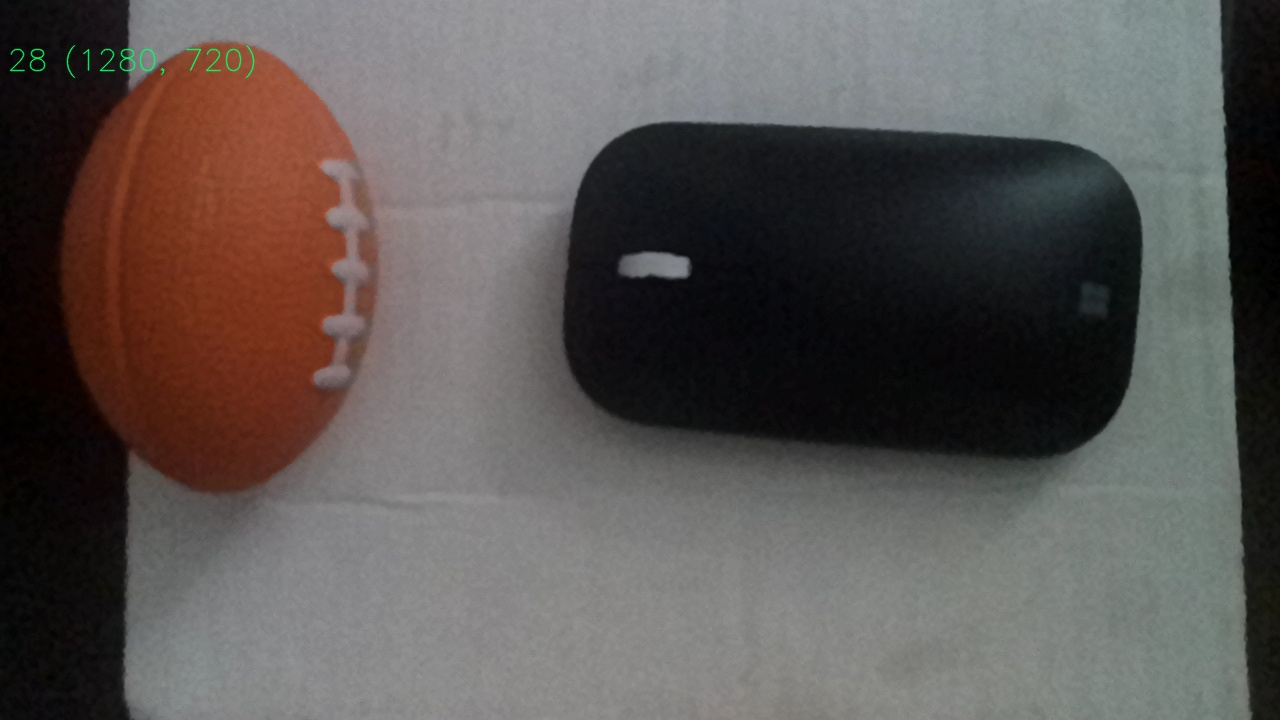
#> input picture CV-3/Que-4/image2.jpg, 1280 x 720 px, found by its file name
$ jupyter execute Image_Detect.ipynb
#> lines starting #> are read from the running program, lines starting #| are printed output that depends on the picture; after the words box and inside, x2 and y2 are one past the last pixel; in counts of white or black regions, pixels touching at a corner belong together
[cell 1]
import cv2
import matplotlib.pyplot as plt
def objectDetectionFromScratch(img):
    image = cv2.imread(img)
#> image is the input picture: shape (720, 1280, 3); mean B, G, R 83.9, 86.4, 92.1
    gray = cv2.cvtColor(image, cv2.COLOR_BGR2GRAY)
    blurred = cv2.GaussianBlur(gray, (3, 3), 0)
    edged = cv2.Canny(blurred, 10, 100)
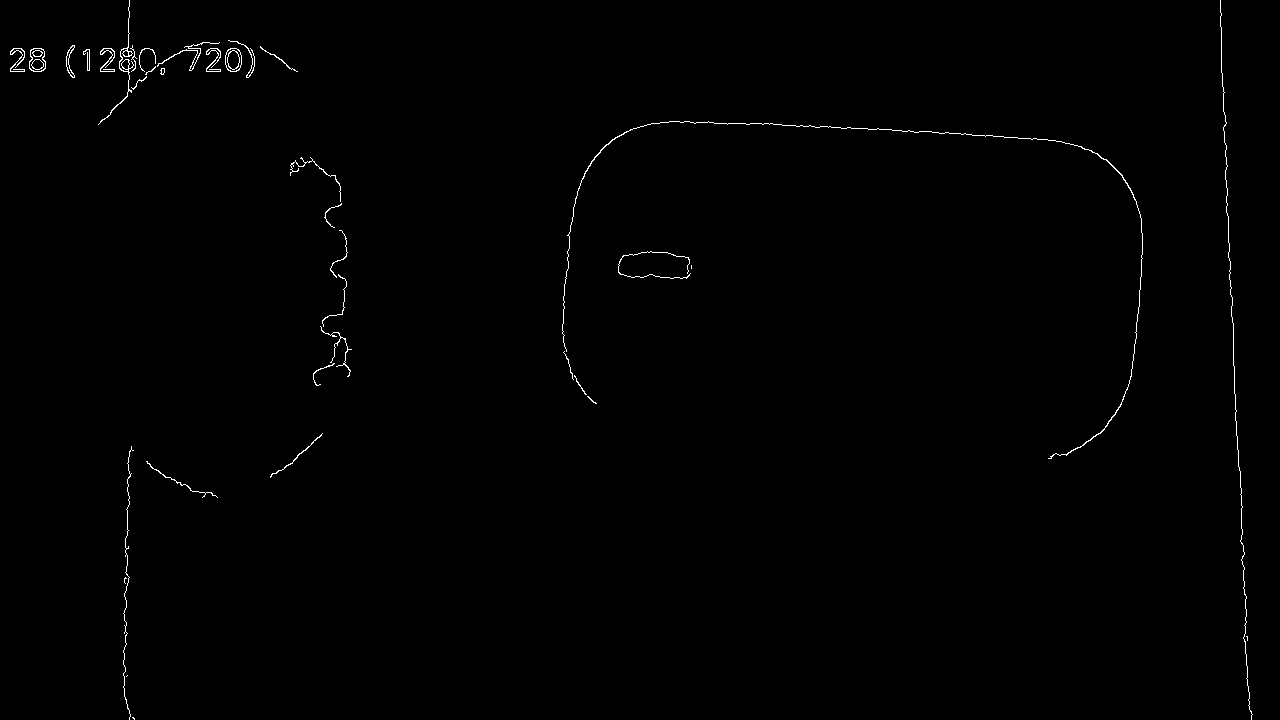
#> edged: shape (720, 1280); 0.5% white in thin lines or dots
    kernel = cv2.getStructuringElement(cv2.MORPH_RECT, (3, 3))
    dilate = cv2.dilate(edged, kernel, iterations=1)
#> dilate: shape (720, 1280); 1.6% white; 18 white regions
    contours, _ = cv2.findContours(dilate, cv2.RETR_EXTERNAL, cv2.CHAIN_APPROX_SIMPLE)
#> contours = 18 contours; largest, box (x1, y1, x2, y2) and area: (561, 120, 1144, 460) 2952, (97, 0, 221, 126) 1833, (617, 250, 693, 280) 1800, (1219, 0, 1254, 720) 1658, (312, 229, 353, 387) 1041
    image_copy = image.copy()
    cv2.drawContours(image_copy, contours, -1, (0, 255, 0), 2)
#> image_copy: shape (720, 1280, 3); 2.29% of pixels changed, all inside (x1, y1, x2, y2) = (8, 0, 1255, 720)
    print("objects were found in this image.")
    plt.axis('off')
    plt.imshow(image_copy,cmap='gray', vmin=0, vmax=255)
    plt.show()

img1 = "/users/iamns45/Desktop/CV/CV-3/Que-4/image2.jpg"
img2 = "/users/iamns45/Desktop/CV/CV-3/Que-4/image3.jpg"
objectDetectionFromScratch(img1)
objectDetectionFromScratch(img2)
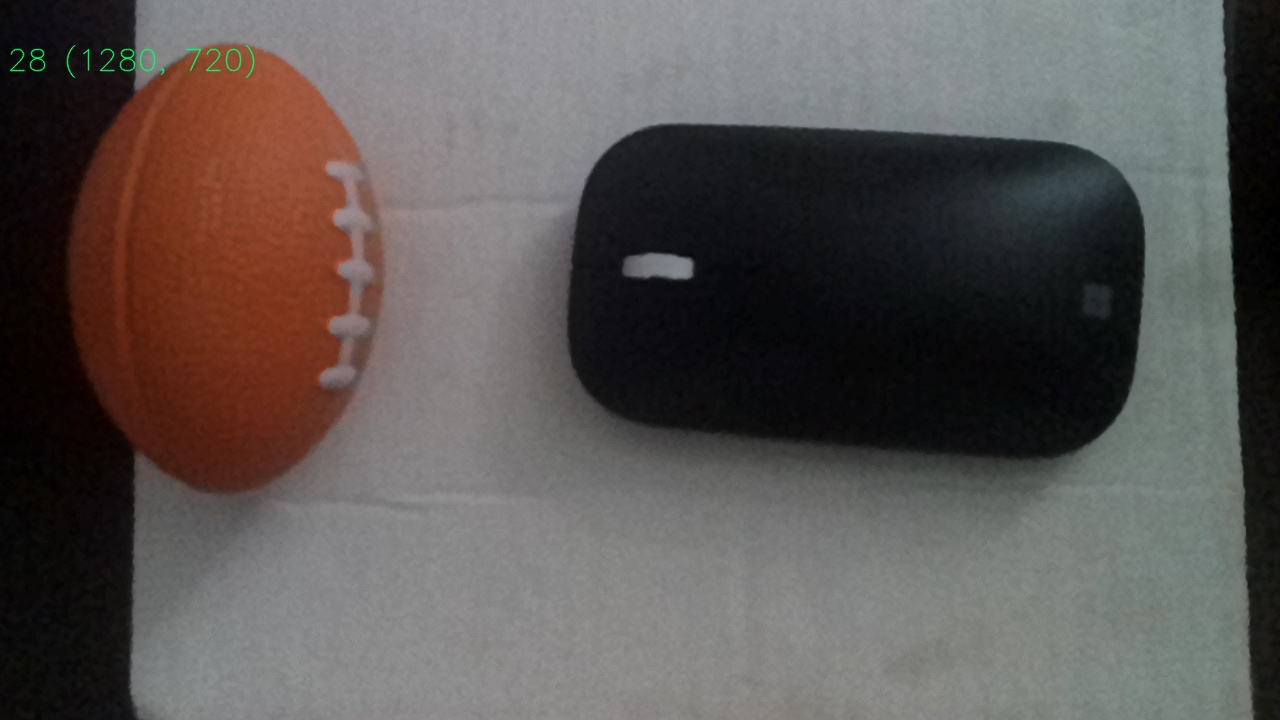
#> input picture CV-3/Que-4/image3.jpg, 1280 x 720 px, found by its file name
#> in objectDetectionFromScratch, image is the input picture: shape (720, 1280, 3); mean B, G, R 84, 86.3, 92
#> in objectDetectionFromScratch (call 2), `edged = cv2.Canny(blurred, 10, 100)`: edged: shape (720, 1280); 0.52% white in thin lines or dots
#> in objectDetectionFromScratch (call 2), `dilate = cv2.dilate(edged, kernel, iterations=1)`:
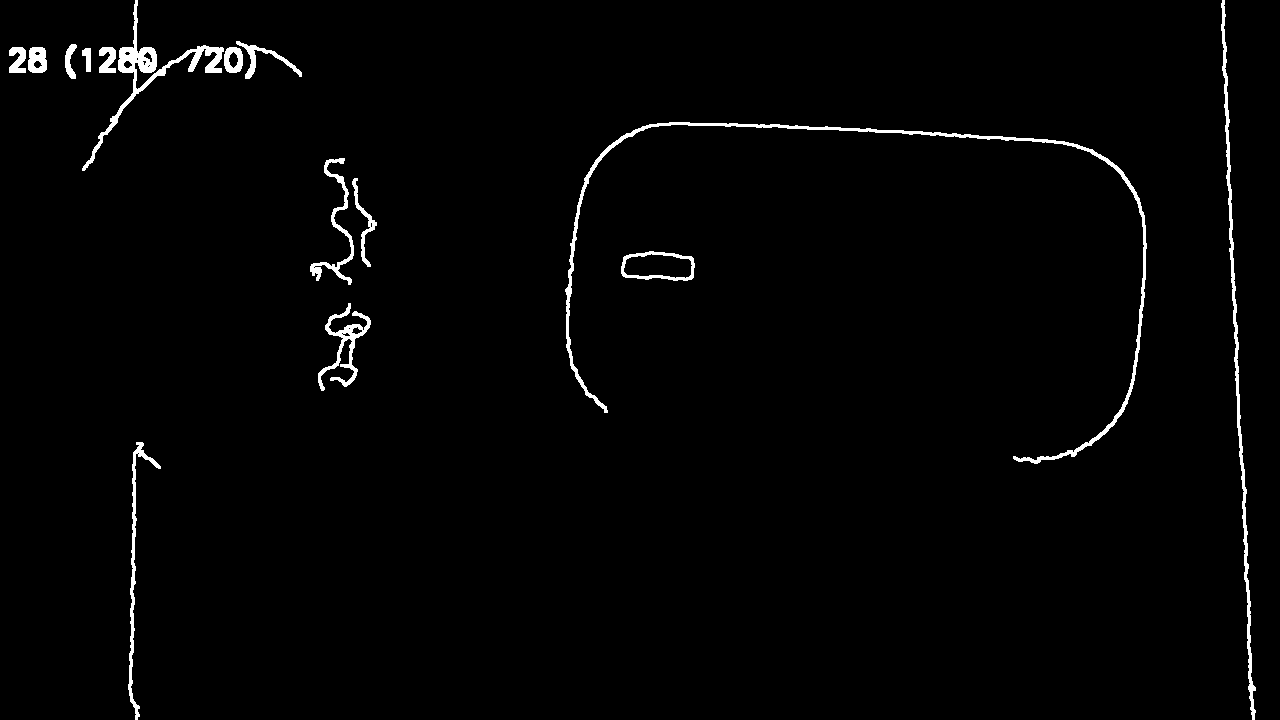
#> dilate: shape (720, 1280); 1.7% white; 15 white regions
#> in objectDetectionFromScratch (call 2), `contours, _ = cv2.findContours(dilate, cv2.RETR_EXTERNAL, cv2.CHAIN_AP..`: contours = 15 contours; largest, box (x1, y1, x2, y2) and area: (565, 122, 1147, 464) 3088, (82, 0, 224, 171) 2000, (621, 251, 695, 281) 1748, (1221, 0, 1256, 720) 1720, (318, 303, 371, 391) 934
#> in objectDetectionFromScratch (call 2), `cv2.drawContours(image_copy, contours, -1, (0, 255, 0), 2)`:
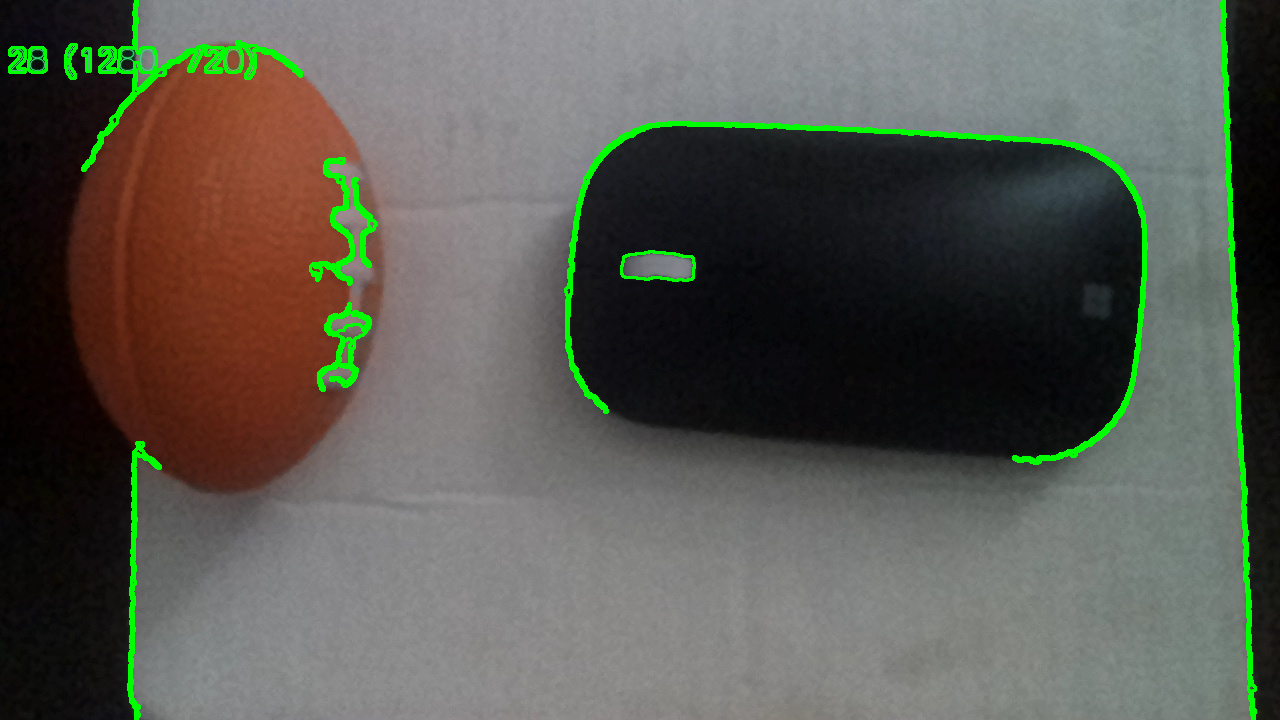
#> image_copy: shape (720, 1280, 3); 2.42% of pixels changed, all inside (x1, y1, x2, y2) = (8, 0, 1257, 720)
